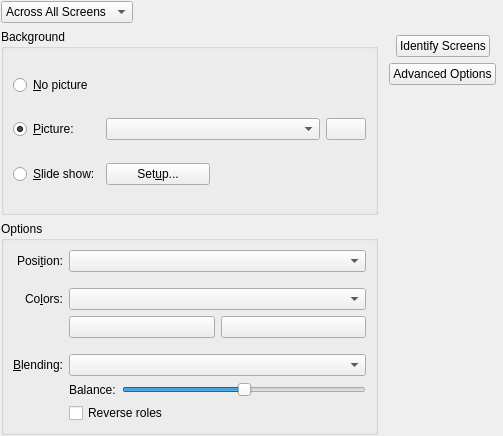
<?xml version="1.0" encoding="UTF-8"?>
<ui version="4.0">
 <class>BGDialog_UI</class>
 <widget class="QWidget" name="BGDialog_UI">
  <property name="geometry">
   <rect>
    <x>0</x>
    <y>0</y>
    <width>503</width>
    <height>436</height>
   </rect>
  </property>
  <layout class="QGridLayout">
   <property name="margin">
    <number>1</number>
   </property>
   <item row="0" column="1" colspan="3">
    <spacer name="Spacer37">
     <property name="orientation">
      <enum>Qt::Horizontal</enum>
     </property>
     <property name="sizeType">
      <enum>QSizePolicy::Expanding</enum>
     </property>
     <property name="sizeHint" stdset="0">
      <size>
       <width>0</width>
       <height>0</height>
      </size>
     </property>
    </spacer>
   </item>
   <item row="1" column="3" rowspan="2">
    <layout class="QVBoxLayout">
     <item>
      <widget class="QWidget" name="m_screenArrangement" native="true">
       <property name="sizePolicy">
        <sizepolicy hsizetype="Fixed" vsizetype="Minimum">
         <horstretch>0</horstretch>
         <verstretch>0</verstretch>
        </sizepolicy>
       </property>
       <property name="minimumSize">
        <size>
         <width>100</width>
         <height>0</height>
        </size>
       </property>
      </widget>
     </item>
     <item>
      <layout class="QVBoxLayout">
       <item>
        <layout class="QHBoxLayout">
         <item>
          <spacer name="spacer800">
           <property name="orientation">
            <enum>Qt::Horizontal</enum>
           </property>
           <property name="sizeType">
            <enum>QSizePolicy::Minimum</enum>
           </property>
           <property name="sizeHint" stdset="0">
            <size>
             <width>4</width>
             <height>20</height>
            </size>
           </property>
          </spacer>
         </item>
         <item>
          <widget class="QPushButton" name="m_buttonIdentifyScreens">
           <property name="sizePolicy">
            <sizepolicy hsizetype="Fixed" vsizetype="Fixed">
             <horstretch>0</horstretch>
             <verstretch>0</verstretch>
            </sizepolicy>
           </property>
           <property name="whatsThis">
            <string>Click this button to show the identifying number for each screen.</string>
           </property>
           <property name="text">
            <string>Identify Screens</string>
           </property>
          </widget>
         </item>
         <item>
          <spacer name="spacer810">
           <property name="orientation">
            <enum>Qt::Horizontal</enum>
           </property>
           <property name="sizeType">
            <enum>QSizePolicy::Minimum</enum>
           </property>
           <property name="sizeHint" stdset="0">
            <size>
             <width>4</width>
             <height>20</height>
            </size>
           </property>
          </spacer>
         </item>
        </layout>
       </item>
       <item>
        <layout class="QHBoxLayout">
         <item>
          <spacer name="spacer80">
           <property name="orientation">
            <enum>Qt::Horizontal</enum>
           </property>
           <property name="sizeType">
            <enum>QSizePolicy::Minimum</enum>
           </property>
           <property name="sizeHint" stdset="0">
            <size>
             <width>4</width>
             <height>20</height>
            </size>
           </property>
          </spacer>
         </item>
         <item>
          <widget class="QPushButton" name="m_buttonAdvanced">
           <property name="sizePolicy">
            <sizepolicy hsizetype="Fixed" vsizetype="Fixed">
             <horstretch>0</horstretch>
             <verstretch>0</verstretch>
            </sizepolicy>
           </property>
           <property name="whatsThis">
            <string>Click this button to set the icon text colors and shadow, set up a program to run for the background picture or control the size of the background cache.</string>
           </property>
           <property name="text">
            <string>Advanced Options</string>
           </property>
          </widget>
         </item>
         <item>
          <spacer name="spacer81">
           <property name="orientation">
            <enum>Qt::Horizontal</enum>
           </property>
           <property name="sizeType">
            <enum>QSizePolicy::Minimum</enum>
           </property>
           <property name="sizeHint" stdset="0">
            <size>
             <width>4</width>
             <height>20</height>
            </size>
           </property>
          </spacer>
         </item>
        </layout>
       </item>
       <item>
        <layout class="QHBoxLayout">
         <item>
          <spacer name="spacer801">
           <property name="orientation">
            <enum>Qt::Horizontal</enum>
           </property>
           <property name="sizeType">
            <enum>QSizePolicy::Minimum</enum>
           </property>
           <property name="sizeHint" stdset="0">
            <size>
             <width>4</width>
             <height>20</height>
            </size>
           </property>
          </spacer>
         </item>
         <item>
          <spacer name="spacer811">
           <property name="orientation">
            <enum>Qt::Horizontal</enum>
           </property>
           <property name="sizeType">
            <enum>QSizePolicy::Minimum</enum>
           </property>
           <property name="sizeHint" stdset="0">
            <size>
             <width>4</width>
             <height>20</height>
            </size>
           </property>
          </spacer>
         </item>
        </layout>
       </item>
      </layout>
     </item>
     <item>
      <spacer name="spacer13">
       <property name="orientation">
        <enum>Qt::Vertical</enum>
       </property>
       <property name="sizeType">
        <enum>QSizePolicy::MinimumExpanding</enum>
       </property>
       <property name="sizeHint" stdset="0">
        <size>
         <width>20</width>
         <height>0</height>
        </size>
       </property>
      </spacer>
     </item>
    </layout>
   </item>
   <item row="2" column="0" colspan="3">
    <widget class="QGroupBox" name="groupBox3">
     <property name="title">
      <string>Options</string>
     </property>
     <layout class="QGridLayout">
      <item row="0" column="0">
       <widget class="QLabel" name="m_lblWallpaperPos">
        <property name="whatsThis">
         <string>&lt;qt&gt;You can choose here how a background picture is shown on the desktop:
&lt;ul&gt;
&lt;li&gt;&lt;em&gt;Centered:&lt;/em&gt; Center the picture on the desktop.&lt;/li&gt;
 &lt;li&gt;&lt;em&gt;Tiled:&lt;/em&gt; Tile the picture beginning at the top left of the desktop, so the desktop is totally covered up.&lt;/li&gt;
&lt;li&gt;&lt;em&gt;Center Tiled:&lt;/em&gt; Center the picture on the desktop and then tile around it so that the background is totally covered up.&lt;/li&gt;
&lt;li&gt;&lt;em&gt;Centered Maxpect:&lt;/em&gt; Magnify the picture without distorting it until it fills either the width or height of the desktop, and then center it on the desktop.&lt;/li&gt;
&lt;li&gt;&lt;em&gt;Scaled:&lt;/em&gt; Magnify the picture, until the entire desktop is covered. This may result in some distortion of the picture.&lt;/li&gt;
&lt;li&gt;&lt;em&gt;Centered Auto Fit:&lt;/em&gt; If the picture fits the desktop this mode works like the Centered option. If the picture is larger than the desktop it is scaled down to fit while keeping the aspect ratio.&lt;/li&gt;
&lt;li&gt;&lt;em&gt;Scale and Crop:&lt;/em&gt; Magnify the picture without distorting it until it fills both the width and height of the desktop (cropping the picture if necessary), and then center it on the desktop.&lt;/li&gt;
&lt;/ul&gt;&lt;/qt&gt;</string>
        </property>
        <property name="text">
         <string>Posi&amp;tion:</string>
        </property>
        <property name="alignment">
         <set>Qt::AlignRight|Qt::AlignTrailing|Qt::AlignVCenter</set>
        </property>
        <property name="wordWrap">
         <bool>false</bool>
        </property>
        <property name="buddy">
         <cstring>m_comboWallpaperPos</cstring>
        </property>
       </widget>
      </item>
      <item row="5" column="1">
       <widget class="QComboBox" name="m_comboBlend">
        <property name="whatsThis">
         <string>If you have selected to use a background picture you can choose various methods of blending the background colors with the picture. The default option of &quot;No Blending&quot; means that the picture simply obscures the background colors below.</string>
        </property>
       </widget>
      </item>
      <item row="3" column="1">
       <layout class="QHBoxLayout">
        <item>
         <widget class="KColorButton" name="m_colorPrimary">
          <property name="whatsThis">
           <string>Click to choose the primary background color.</string>
          </property>
          <property name="text">
           <string/>
          </property>
         </widget>
        </item>
        <item>
         <widget class="KColorButton" name="m_colorSecondary">
          <property name="whatsThis">
           <string>Click to choose the secondary background color. If no secondary color is required by the pattern selected this button will be disabled.</string>
          </property>
          <property name="text">
           <string/>
          </property>
         </widget>
        </item>
       </layout>
      </item>
      <item row="2" column="0">
       <widget class="QLabel" name="m_lblColors">
        <property name="text">
         <string>Co&amp;lors:</string>
        </property>
        <property name="alignment">
         <set>Qt::AlignRight|Qt::AlignTrailing|Qt::AlignVCenter</set>
        </property>
        <property name="wordWrap">
         <bool>false</bool>
        </property>
        <property name="buddy">
         <cstring>m_comboPattern</cstring>
        </property>
       </widget>
      </item>
      <item row="5" column="0">
       <widget class="QLabel" name="m_lblBlending">
        <property name="text">
         <string>&amp;Blending:</string>
        </property>
        <property name="alignment">
         <set>Qt::AlignRight|Qt::AlignTrailing|Qt::AlignVCenter</set>
        </property>
        <property name="wordWrap">
         <bool>false</bool>
        </property>
        <property name="buddy">
         <cstring>m_comboBlend</cstring>
        </property>
       </widget>
      </item>
      <item row="6" column="1">
       <layout class="QHBoxLayout">
        <item>
         <widget class="QLabel" name="m_lblBlendBalance">
          <property name="whatsThis">
           <string>You can use this slider to control the degree of blending. You can experiment by moving the slider and looking at the effects in the preview image.</string>
          </property>
          <property name="text">
           <string>Balance:</string>
          </property>
          <property name="wordWrap">
           <bool>false</bool>
          </property>
          <property name="buddy">
           <cstring>m_sliderBlend</cstring>
          </property>
         </widget>
        </item>
        <item>
         <widget class="QSlider" name="m_sliderBlend">
          <property name="whatsThis">
           <string>You can use this slider to control the degree of blending. You can experiment by moving the slider and looking at the effects in the preview image.</string>
          </property>
          <property name="minimum">
           <number>-20</number>
          </property>
          <property name="maximum">
           <number>20</number>
          </property>
          <property name="pageStep">
           <number>1</number>
          </property>
          <property name="orientation">
           <enum>Qt::Horizontal</enum>
          </property>
          <property name="tickPosition">
           <enum>QSlider::NoTicks</enum>
          </property>
          <property name="tickInterval">
           <number>10</number>
          </property>
         </widget>
        </item>
       </layout>
      </item>
      <item row="7" column="1">
       <widget class="QCheckBox" name="m_cbBlendReverse">
        <property name="whatsThis">
         <string>For some types of blending, you can reverse the role of the background and the picture by checking this option.</string>
        </property>
        <property name="text">
         <string>Reverse roles</string>
        </property>
       </widget>
      </item>
      <item row="2" column="1">
       <widget class="QComboBox" name="m_comboPattern">
        <property name="sizePolicy">
         <sizepolicy hsizetype="Minimum" vsizetype="Fixed">
          <horstretch>1</horstretch>
          <verstretch>0</verstretch>
         </sizepolicy>
        </property>
       </widget>
      </item>
      <item row="1" column="1">
       <spacer name="spacer6_2_2">
        <property name="orientation">
         <enum>Qt::Vertical</enum>
        </property>
        <property name="sizeType">
         <enum>QSizePolicy::Fixed</enum>
        </property>
        <property name="sizeHint" stdset="0">
         <size>
          <width>120</width>
          <height>10</height>
         </size>
        </property>
       </spacer>
      </item>
      <item row="4" column="1">
       <spacer name="spacer6_2">
        <property name="orientation">
         <enum>Qt::Vertical</enum>
        </property>
        <property name="sizeType">
         <enum>QSizePolicy::Fixed</enum>
        </property>
        <property name="sizeHint" stdset="0">
         <size>
          <width>130</width>
          <height>10</height>
         </size>
        </property>
       </spacer>
      </item>
      <item row="0" column="1">
       <widget class="QComboBox" name="m_comboWallpaperPos">
        <property name="toolTip">
         <string/>
        </property>
        <property name="whatsThis">
         <string>&lt;qt&gt;You can choose here how a background picture is shown on the desktop:
&lt;ul&gt;
&lt;li&gt;&lt;em&gt;Centered:&lt;/em&gt; Center the picture on the desktop.&lt;/li&gt;
 &lt;li&gt;&lt;em&gt;Tiled:&lt;/em&gt; Tile the picture beginning at the top left of the desktop, so the desktop is totally covered up.&lt;/li&gt;
&lt;li&gt;&lt;em&gt;Center Tiled:&lt;/em&gt; Center the picture on the desktop and then tile around it so that the background is totally covered up.&lt;/li&gt;
&lt;li&gt;&lt;em&gt;Centered Maxpect:&lt;/em&gt; Magnify the picture without distorting it until it fills either the width or height of the desktop, and then center it on the desktop.&lt;/li&gt;
&lt;li&gt;&lt;em&gt;Scaled:&lt;/em&gt; Magnify the picture, until the entire desktop is covered. This may result in some distortion of the picture.&lt;/li&gt;
&lt;li&gt;&lt;em&gt;Centered Auto Fit:&lt;/em&gt; If the picture fits the desktop this mode works like the Centered option. If the picture is larger than the desktop it is scaled down to fit while keeping the aspect ratio.&lt;/li&gt;
&lt;li&gt;&lt;em&gt;Scale and Crop:&lt;/em&gt; Magnify the picture without distorting it until it fills both the width and height of the desktop (cropping the picture if necessary), and then center it on the desktop.&lt;/li&gt;
&lt;/ul&gt;&lt;/qt&gt;</string>
        </property>
       </widget>
      </item>
     </layout>
    </widget>
   </item>
   <item row="1" column="0" colspan="3">
    <widget class="KButtonGroup" name="m_buttonGroupBackground">
     <property name="title">
      <string>Background</string>
     </property>
     <layout class="QGridLayout">
      <item row="0" column="0">
       <widget class="QRadioButton" name="m_radioNoPicture">
        <property name="toolTip">
         <string>No picture, color only</string>
        </property>
        <property name="text">
         <string>&amp;No picture</string>
        </property>
       </widget>
      </item>
      <item row="2" column="0">
       <widget class="QRadioButton" name="m_radioSlideShow">
        <property name="text">
         <string>&amp;Slide show:</string>
        </property>
       </widget>
      </item>
      <item row="1" column="0">
       <widget class="QRadioButton" name="m_radioPicture">
        <property name="text">
         <string>&amp;Picture:</string>
        </property>
        <property name="checked">
         <bool>true</bool>
        </property>
       </widget>
      </item>
      <item row="0" column="1" colspan="3">
       <spacer name="spacer20">
        <property name="orientation">
         <enum>Qt::Horizontal</enum>
        </property>
        <property name="sizeType">
         <enum>QSizePolicy::Expanding</enum>
        </property>
        <property name="sizeHint" stdset="0">
         <size>
          <width>260</width>
          <height>20</height>
         </size>
        </property>
       </spacer>
      </item>
      <item row="2" column="1">
       <widget class="QPushButton" name="m_buttonSetupWallpapers">
        <property name="whatsThis">
         <string>Click this button to select a set of images to be used as background pictures. One picture at a time will be shown for a specified amount of time, after which another image from the set will be shown. Images can be shown at random or in the order you specify them.</string>
        </property>
        <property name="text">
         <string>Set&amp;up...</string>
        </property>
       </widget>
      </item>
      <item row="2" column="2" colspan="2">
       <spacer name="spacer19">
        <property name="orientation">
         <enum>Qt::Horizontal</enum>
        </property>
        <property name="sizeType">
         <enum>QSizePolicy::Expanding</enum>
        </property>
        <property name="sizeHint" stdset="0">
         <size>
          <width>110</width>
          <height>16</height>
         </size>
        </property>
       </spacer>
      </item>
      <item row="1" column="3">
       <widget class="QPushButton" name="m_urlWallpaperButton">
        <property name="sizePolicy">
         <sizepolicy hsizetype="Fixed" vsizetype="Fixed">
          <horstretch>0</horstretch>
          <verstretch>0</verstretch>
         </sizepolicy>
        </property>
        <property name="text">
         <string/>
        </property>
       </widget>
      </item>
      <item row="1" column="1" colspan="2">
       <widget class="KComboBox" name="m_urlWallpaperBox">
        <property name="sizePolicy">
         <sizepolicy hsizetype="Preferred" vsizetype="Fixed">
          <horstretch>0</horstretch>
          <verstretch>0</verstretch>
         </sizepolicy>
        </property>
       </widget>
      </item>
     </layout>
    </widget>
   </item>
   <item row="0" column="0">
    <widget class="KComboBox" name="m_comboScreen">
     <property name="enabled">
      <bool>true</bool>
     </property>
     <property name="sizePolicy">
      <sizepolicy hsizetype="Fixed" vsizetype="Fixed">
       <horstretch>0</horstretch>
       <verstretch>0</verstretch>
      </sizepolicy>
     </property>
     <property name="whatsThis">
      <string>Choose the screen you wish to configure the background for from this list.</string>
     </property>
     <item>
      <property name="text">
       <string>Across All Screens</string>
      </property>
     </item>
     <item>
      <property name="text">
       <string>On Each Screen</string>
      </property>
     </item>
    </widget>
   </item>
  </layout>
 </widget>
 <customwidgets>
  <customwidget>
   <class>KButtonGroup</class>
   <extends>QGroupBox</extends>
   <header>kbuttongroup.h</header>
   <container>1</container>
  </customwidget>
  <customwidget>
   <class>KColorButton</class>
   <extends>QPushButton</extends>
   <header>kcolorbutton.h</header>
  </customwidget>
  <customwidget>
   <class>KComboBox</class>
   <extends>QComboBox</extends>
   <header>kcombobox.h</header>
  </customwidget>
 </customwidgets>
 <tabstops>
  <tabstop>m_radioPicture</tabstop>
  <tabstop>m_urlWallpaperBox</tabstop>
  <tabstop>m_urlWallpaperButton</tabstop>
  <tabstop>m_buttonSetupWallpapers</tabstop>
  <tabstop>m_comboWallpaperPos</tabstop>
  <tabstop>m_comboPattern</tabstop>
  <tabstop>m_colorPrimary</tabstop>
  <tabstop>m_colorSecondary</tabstop>
  <tabstop>m_comboBlend</tabstop>
  <tabstop>m_sliderBlend</tabstop>
  <tabstop>m_cbBlendReverse</tabstop>
  <tabstop>m_buttonAdvanced</tabstop>
 </tabstops>
 <includes>
  <include location="global">kcolorbutton.h</include>
  <include location="global">kcombobox.h</include>
  <include location="local">kcombobox.h</include>
  <include location="local">kcolorbutton.h</include>
  <include location="local">kcolorbutton.h</include>
  <include location="local">kcombobox.h</include>
 </includes>
 <resources/>
 <connections>
  <connection>
   <sender>m_buttonGroupBackground</sender>
   <signal>toggled(bool)</signal>
   <receiver>groupBox3</receiver>
   <slot>setEnabled(bool)</slot>
   <hints>
    <hint type="sourcelabel">
     <x>20</x>
     <y>20</y>
    </hint>
    <hint type="destinationlabel">
     <x>20</x>
     <y>20</y>
    </hint>
   </hints>
  </connection>
 </connections>
</ui>
